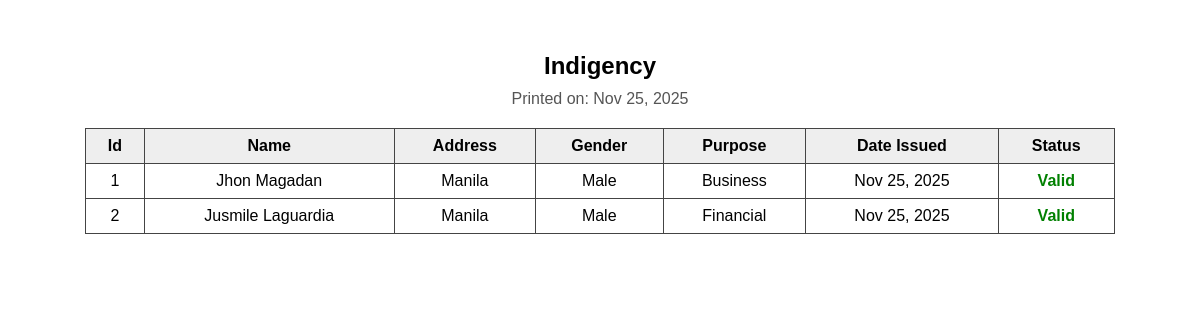
Page /print?rtype=indigency on the earlier database version.
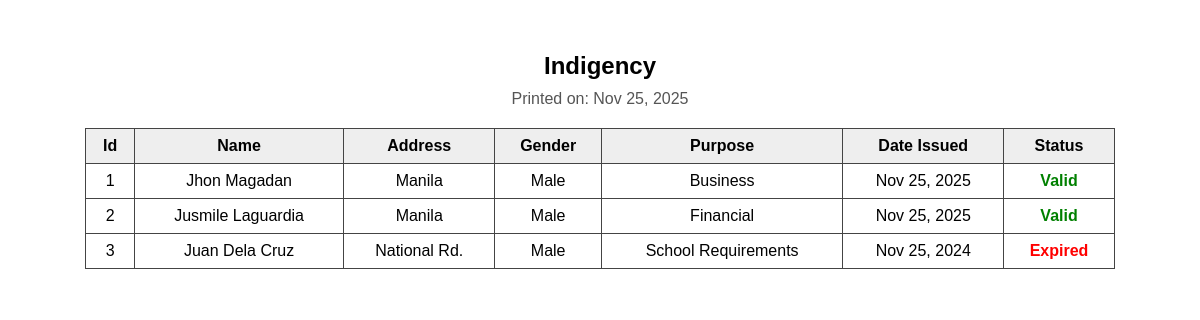
Same page on the later database version.
### models.py (models this page shows)
class Indigency(db.Model):
    id = db.Column(db.Integer, primary_key=True)
    name = db.Column(db.String(200), nullable=False)
    address = db.Column(db.String(300))
    gender = db.Column(db.String(20))
    purpose = db.Column(db.String(300))
    status = db.Column(db.String(50))
    date_issued = db.Column(db.Date)

### app.py (the view, shortened to what this page needs)
    @app.route("/print")
    def print_view():
        rtype = request.args.get("rtype")
        month = request.args.get("month")
        year = request.args.get("year")
        mapping = {"barangay_id":(BarangayID,"Barangay ID"),"clearance":(Clearance,"Clearance"),"indigency":(Indigency,"Indigency"),"goodmoral":(GoodMoral,"Good Moral"),"firstjob":(FirstJobSeeker,"First Job Seeker")}
        if rtype not in mapping:
            flash("Invalid print type","danger")
            return redirect(url_for("index"))
        Model,title = mapping[rtype]
        qry = Model.query
        if month and year and "date_issued" in Model.__table__.columns.keys():
            qry = qry.filter(db.func.strftime("%m",Model.date_issued)==f"{int(month):02d}",db.func.strftime("%Y",Model.date_issued)==year)
        records_orm = qry.order_by(Model.id.asc()).all()
        today=datetime.utcnow().date()
        for r in records_orm:
            if hasattr(r,"date_issued") and r.date_issued:
                months=12 if "business" in (getattr(r,"purpose","") or "").lower() else 6
                expiry=r.date_issued + timedelta(days=30*months)
                if hasattr(r,"status"): r.status="Expired" if today>expiry else "Valid"
        records=[row_to_dict(r,Model) for r in records_orm]
        return render_template("printable.html",records=records,title=title,month=month,year=year)

### app.py (called while the page is built)
def column_is_date(col):
    return "DATE" in str(col.type).upper() or col.type.__class__.__name__.lower().startswith("date")

def model_columns(Model):
    return [c for c in Model.__table__.columns]

def row_to_dict(row, Model):
    out = {}
    for c in model_columns(Model):
        val = getattr(row, c.name)
        if isinstance(val, datetime):
            out[c.name] = val.date().isoformat()
        elif hasattr(val, "isoformat") and column_is_date(c) and val is not None:
            try:
                out[c.name] = val.isoformat()
            except:
                out[c.name] = str(val)
        else:
            out[c.name] = val
    return out

### templates/printable.html (shortened to what this page needs)
<!doctype html>
<html>
<head>
</head>
<body>
<h3>
    {{ title }}
</h3>
<p class="print-date">Printed on: <span id="printDate"></span></p>
{% set months = ['Jan','Feb','Mar','Apr','May','Jun','Jul','Aug','Sep','Oct','Nov','Dec'] %}
{% if records and records|length > 0 %}
    <table>
        <thead>
            <tr>
                {% for key in records[0].keys() if key != 'status' %}
                    <th>{{ key.replace('_', ' ').title() }}</th>
                {% endfor %}
                <th>Status</th>
            </tr>
        </thead>
        <tbody>
        {% for r in records %}
            <tr>
                {% for key, value in r.items() if key != 'status' %}
                    <td>
                        {% if value is string and value|length == 10 and value[4] == '-' and value[7] == '-' %}
                            {% set y = value[0:4] %}
                            {% set m = value[5:7]|int %}
                            {% set d = value[8:10]|int %}
                            {{ months[m-1] }} {{ d }}, {{ y }}
                        {% else %}
                            {{ value }}
                        {% endif %}
                    </td>
                {% endfor %}
                <td>
                    {% if r.status == "Expired" %}
                        <span style="color:red;font-weight:bold;">Expired</span>
                    {% else %}
                        <span style="color:green;font-weight:bold;">Valid</span>
                    {% endif %}
                </td>
            </tr>
        {% endfor %}
        </tbody>
    </table>
{% else %}
    <p>No records found.</p>
{% endif %}
</body>
</html>

### templates/printable.html (style rules this page uses)
body { font-family: Arial, sans-serif; padding: 20px; text-align: center; font-size: 16px; }
h3 { margin-bottom: 10px; font-size: 24px; }
p.print-date { margin-top: 0; margin-bottom: 20px; font-size: 16px; color: #555; }
table { border-collapse: collapse; width: 90%; margin: 0 auto; font-size: 16px; page-break-inside: auto; }
th, td { border: 1px solid #444; padding: 8px 10px; }
th { background: #eee; }
thead { display: table-header-group; }
tr { page-break-inside: avoid; page-break-after: auto; }

Differences in the rows shown:
added Indigency: value "3", name "Juan Dela Cruz", address "National Rd.", gender "Male", purpose "School Requirements", months "Nov", d "25", y "2024", shows "Expired"
